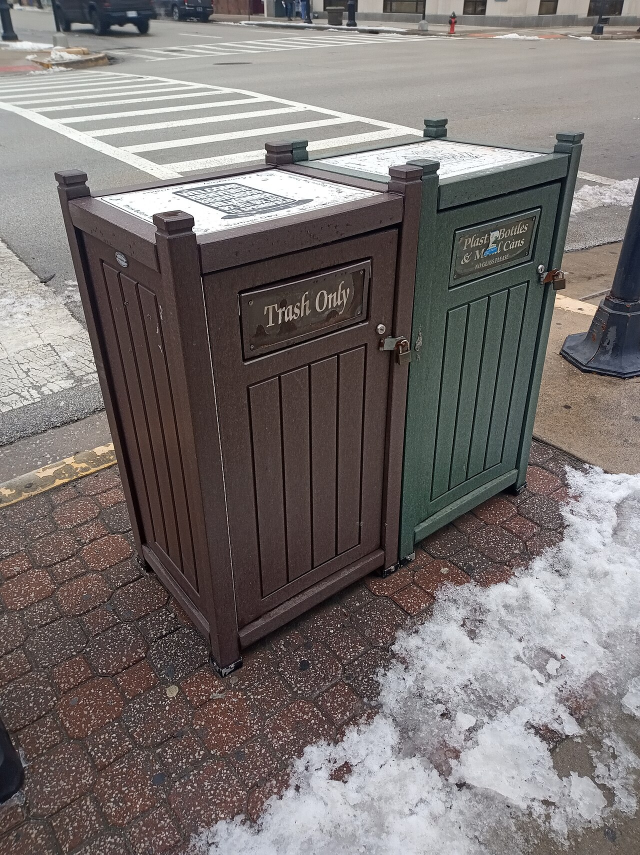
#> input picture assets/internet_test_images/02_plastic_metal_bin.jpg, 1280 x 1709 px, given as the content of the folder C:/FYP/data/detector_crops_v1/val/plastic, which was not available (shown at 1/2 size)
$ python make_preprocessing_feature_figures.py   (older library calls are emulated)
#> lines starting #> are read from the running program, lines starting #| are printed output that depends on the picture; pictures that were not available may be replaced by others from this repository, and a replacement may not be noted
#!/usr/bin/env python
"""Build the image-preprocessing and feature-extraction figures for the FYP site.

Lecturer feedback asked for two things the site was missing: an image-preprocessing
chapter that shows *images* rather than only charts, split explicitly into spatial
and frequency domain steps, and histograms for the feature-extraction stage.

Everything here runs the project's real code paths on real crops from
data/hard_case_classifier_v1_clean, so nothing on the page is an illustration:

  scripts/custom_feature_extractor.py ...... deployed 637-D vector (server.py imports this)
  scripts/feature_ml_analysis.py ........... analysis 637-D vector (spatial + FFT + color + HOG)
  scripts/archive/ml_balanced_training.py .. augment_crop, the real training augmentation
  web/server.py ............................ CROP_PAD_PX=10, 24x24 reject, 224x224 model input

Outputs land in web/assets/figures/.
"""

from __future__ import annotations

import random
import sys
from pathlib import Path

import cv2
import matplotlib

matplotlib.use("Agg")
import matplotlib.pyplot as plt
import numpy as np

ROOT = Path(__file__).resolve().parent.parent
sys.path.insert(0, str(ROOT / "scripts"))
# archive/ goes last: it holds a same-named shim for feature_ml_analysis that must not shadow.
sys.path.append(str(ROOT / "scripts" / "archive"))

from custom_feature_extractor import (  # noqa: E402
    compute_glcm_features,
    compute_lbp,
    compute_shape_features,
)
from feature_ml_analysis import (  # noqa: E402
    extract_frequency_features,
    extract_spatial_features,
)
from ml_balanced_training import augment_crop  # noqa: E402

WEB = ROOT / "web" / "assets" / "figures"
# detector_crops_v1 is the production distribution: crops cut from the deployed detector's
# own boxes, so they keep the real aspect ratios and the real small-object tail. Using the
# studio-heavy classifier benchmark instead would make every figure look easier than reality.
CROPS = Path("C:/FYP/data/detector_crops_v1/val")
FREQ_ANALYSIS = Path("C:/FYP/data/frequency_analysis")

# Dataset folder names -> display names. Background is the veto class, not a material.
CLASS_DIRS = ["plastic", "glass", "metal", "paper", "cardboard", "organic", "Background"]
MATERIALS = ["plastic", "glass", "metal", "paper", "cardboard", "organic"]
NICE = {c: c.capitalize() for c in CLASS_DIRS}
NICE["Background"] = "Background"

# Site accent ramp (--accent #047857 / --accent-bright #34d399) plus a warm contrast.
GREEN = "#047857"
BRIGHT = "#34d399"
INK = "#1b1b18"
WARN = "#b45309"
CLASS_COLORS = {
    "plastic": "#047857",
    "glass": "#0891b2",
    "metal": "#6b7280",
    "paper": "#b45309",
    "cardboard": "#7c3aed",
    "organic": "#65a30d",
    "Background": "#9ca3af",
}

plt.rcParams.update({
    "font.family": "DejaVu Sans",
    "font.size": 9,
    "axes.titlesize": 10.5,
    "axes.titleweight": "bold",
    "axes.labelsize": 9,
    "figure.facecolor": "white",
    "savefig.facecolor": "white",
})


def save(fig, name, dpi=165):
    """Photo grids ship at a lower dpi than charts - upscaled 64x64 crops gain
    nothing from 165 dpi and the page has to download every figure."""
    WEB.mkdir(parents=True, exist_ok=True)
    out = WEB / name
    fig.savefig(out, dpi=dpi, bbox_inches="tight", pad_inches=0.2)
    plt.close(fig)
    print(f"[fig] {name}  ({out.stat().st_size / 1024:.0f} KB)")


def crop_paths(class_dir: str, n: int, seed: int = 7) -> list[Path]:
    """Deterministic sample of crop paths so figures are reproducible."""
    files = sorted((CROPS / class_dir).glob("*.jpg")) + sorted((CROPS / class_dir).glob("*.png"))
    if not files:
        raise SystemExit(f"no crops found under {CROPS / class_dir}")
    rng = random.Random(seed)
    return rng.sample(files, min(n, len(files)))


def load_bgr(path: Path) -> np.ndarray:
    img = cv2.imread(str(path), cv2.IMREAD_COLOR)
#> img is the input picture: shape (1709, 1280, 3); mean B, G, R 112.6, 113.9, 120.3
    if img is None:
        raise SystemExit(f"cannot read {path}")
    return img


def show_bgr(ax, bgr, title):
    ax.imshow(cv2.cvtColor(bgr, cv2.COLOR_BGR2RGB))
    ax.set_title(title, fontsize=8.5, pad=4)
    ax.set_xticks([])
    ax.set_yticks([])


def show_gray(ax, gray, title, cmap="gray"):
    ax.imshow(gray, cmap=cmap)
    ax.set_title(title, fontsize=8.5, pad=4)
    ax.set_xticks([])
    ax.set_yticks([])


# [6 lines left out: function bar_axes, not called in this run]


# --------------------------------------------------------- 1. spatial-domain steps

def fig_spatial_domain():
    """The spatial-domain half of preprocessing, run on three real crops."""
    picks = [("plastic", 0), ("metal", 0), ("cardboard", 0)]
    rows = [(cls, load_bgr(crop_paths(cls, 3, seed=11)[i])) for cls, i in picks]
#> rows = 3 items

    titles = [
        "1. Detector crop\n+10 px pad, native aspect",
        "2. Model input\n224x224, INTER_CUBIC",
        "3. Feature input\n64x64, INTER_AREA",
        "4. Grayscale\ncv2.BGR2GRAY",
        "5. Sobel gradient\nmagnitude (ksize 3)",
        "6. Otsu mask\nshape descriptors",
    ]

    fig, axes = plt.subplots(len(rows), 6, figsize=(13.2, 2.35 * len(rows)))
    for r, (cls, bgr) in enumerate(rows):
        model_in = cv2.resize(bgr, (224, 224), interpolation=cv2.INTER_CUBIC)
        feat_in = cv2.resize(bgr, (64, 64), interpolation=cv2.INTER_AREA)
        gray = cv2.cvtColor(feat_in, cv2.COLOR_BGR2GRAY)
        gx = cv2.Sobel(gray, cv2.CV_32F, 1, 0, ksize=3)
        gy = cv2.Sobel(gray, cv2.CV_32F, 0, 1, ksize=3)
        grad = np.sqrt(gx * gx + gy * gy)
        _, otsu = cv2.threshold(gray, 0, 255, cv2.THRESH_BINARY + cv2.THRESH_OTSU)

        h, w = bgr.shape[:2]
        show_bgr(axes[r, 0], bgr, titles[0] if r == 0 else "")
        axes[r, 0].set_ylabel(f"{NICE[cls]}\n{w}x{h} px", fontsize=8.5, fontweight="bold")
        show_bgr(axes[r, 1], model_in, titles[1] if r == 0 else "")
        show_bgr(axes[r, 2], feat_in, titles[2] if r == 0 else "")
        show_gray(axes[r, 3], gray, titles[3] if r == 0 else "")
        show_gray(axes[r, 4], grad, titles[4] if r == 0 else "", cmap="magma")
        show_gray(axes[r, 5], otsu, titles[5] if r == 0 else "")
#> this loop made 3 passes
#> cls on passes 1 to 3: 'plastic', 'metal', 'cardboard'
#> pass 1, in fig_spatial_domain, `model_in = cv2.resize(bgr, (224, 224), interpolation=cv2.INTER_CUBIC)`:
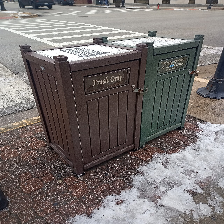
#> model_in: shape (224, 224, 3); mean B, G, R 112.6, 114, 120.4
#> pass 1, in fig_spatial_domain, `feat_in = cv2.resize(bgr, (64, 64), interpolation=cv2.INTER_AREA)`:
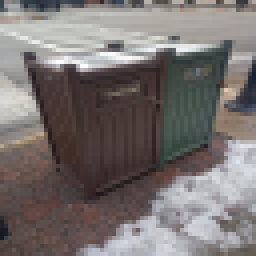
#> feat_in: shape (64, 64, 3) (shown 4 times larger); mean B, G, R 112.6, 113.9, 120.3
#> pass 1, in fig_spatial_domain, `gx = cv2.Sobel(gray, cv2.CV_32F, 1, 0, ksize=3)`:
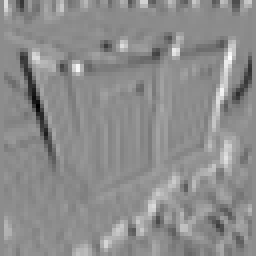
#> gx: shape (64, 64) float32 (shown 4 times larger); min -614, max 498, mean 0.7; drawn with min black and max white

    fig.suptitle(
        "Spatial-domain preprocessing: every step below runs on the pixel grid itself",
        fontsize=11.5, fontweight="bold", y=1.0,
    )
    fig.tight_layout()
    save(fig, "prep_spatial_domain.png", dpi=110)
#> in save, `fig.savefig(out, dpi=dpi, bbox_inches="tight", pad_inches=0.2)`:
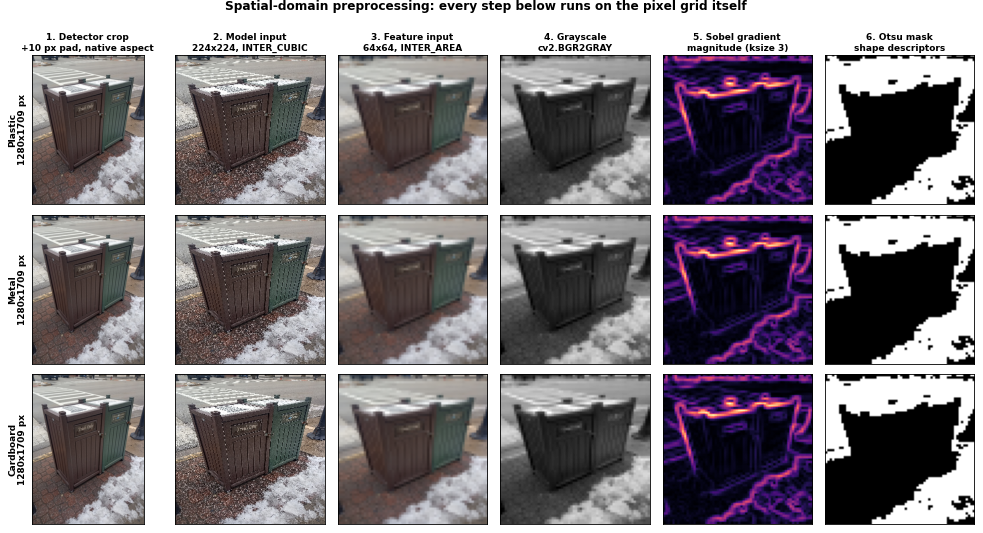
#> figure drawn by matplotlib, 18 panels


# ------------------------------------------------------------ 2. augmentation

# [445 lines left out: functions fig_augmentation, fig_size_filter, fig_frequency_domain, fig_color_histograms, fig_texture_histograms, fig_hog_histogram and 3 more, not called in this run]


def main():
    WEB.mkdir(parents=True, exist_ok=True)
    fig_spatial_domain()
    fig_augmentation()
    fig_size_filter()
    fig_frequency_domain()
    fig_color_histograms()
    fig_texture_histograms()
    fig_hog_histogram()
    fig_scalar_distributions()
    fig_frequency_bins_by_class()
    copy_frequency_analysis_figures()


if __name__ == "__main__":
#> (the run stopped early here; a loop or call above may not have finished)

$ run again, on assets/internet_test_images_curated/03_mixed_rubbish_bin.jpg
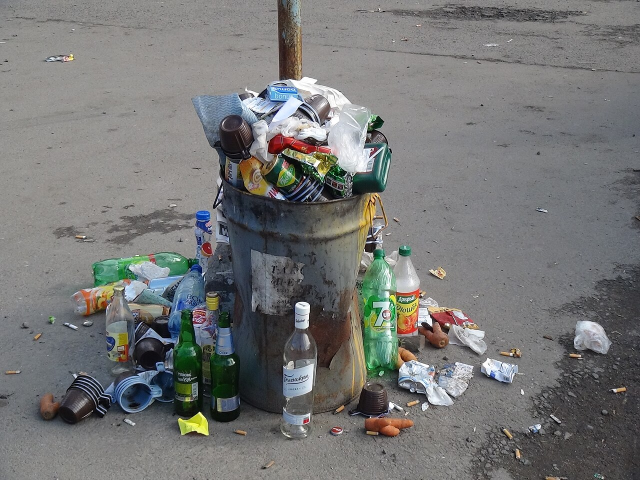
#> input picture assets/internet_test_images_curated/03_mixed_rubbish_bin.jpg, 1280 x 960 px, given as the content of the folder C:/FYP/data/detector_crops_v1/val/plastic, which was not available (shown at 1/2 size)
#> in load_bgr, img is the input picture: shape (960, 1280, 3); mean B, G, R 117.5, 118.3, 117.7
#> rows = 3 items
#> the loop in fig_spatial_domain, `for r, (cls, bgr) in enumerate(rows):` made 3 passes
#> cls on passes 1 to 3: 'plastic', 'metal', 'cardboard'
#> pass 1, in fig_spatial_domain, `gray = cv2.cvtColor(feat_in, cv2.COLOR_BGR2GRAY)`:
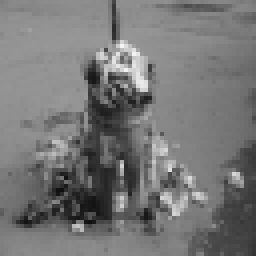
#> gray: shape (64, 64) (shown 4 times larger); min 15, max 244, mean 118
#> pass 1, in fig_spatial_domain, `gx = cv2.Sobel(gray, cv2.CV_32F, 1, 0, ksize=3)`:
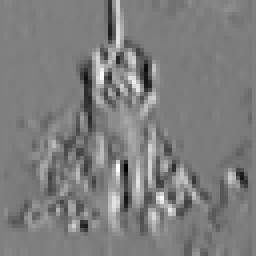
#> gx: shape (64, 64) float32 (shown 4 times larger); min -527, max 526, mean -5.9; drawn with min black and max white

$ run again, on assets/internet_test_images_rejected/04_trash_garbage.jpg
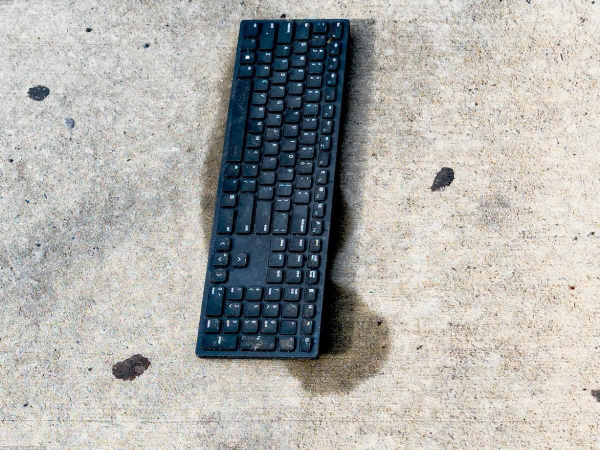
#> input picture assets/internet_test_images_rejected/04_trash_garbage.jpg, 1200 x 900 px, given as the content of the folder C:/FYP/data/detector_crops_v1/val/plastic, which was not available (shown at 1/2 size)
#> in load_bgr, img is the input picture: shape (900, 1200, 3); mean B, G, R 170.3, 173.9, 174.5
#> rows = 3 items
#> the loop in fig_spatial_domain, `for r, (cls, bgr) in enumerate(rows):` made 3 passes
#> cls on passes 1 to 3: 'plastic', 'metal', 'cardboard'
#> pass 1, in fig_spatial_domain, `gray = cv2.cvtColor(feat_in, cv2.COLOR_BGR2GRAY)`:
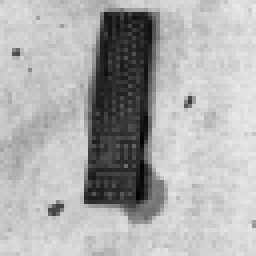
#> gray: shape (64, 64) (shown 4 times larger); min 2, max 234, mean 173.7
#> pass 1, in fig_spatial_domain, `gx = cv2.Sobel(gray, cv2.CV_32F, 1, 0, ksize=3)`:
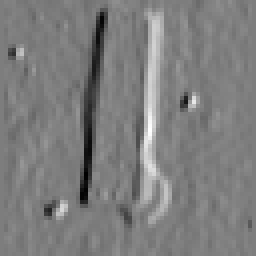
#> gx: shape (64, 64) float32 (shown 4 times larger); min -666, max 687, mean 2.7; drawn with min black and max white
